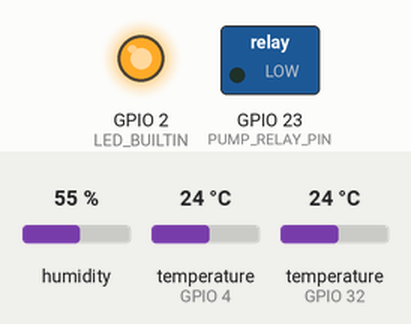
This sketch was run on a simulated ESP32. Shown: switched loads named in the sketch (green lamp = pin HIGH), output pins drawn as LEDs (lit = HIGH). The test bench sets the inputs (shaded band); at power-on: humidity 55 %, temperature (sensors on GPIO 4, GPIO 32) 24 °C. No radio packets arrive unless stated; what the sketch prints to the serial monitor is not drawn. At 6.8 s the program puts the board to deep sleep or switches it off; the recording ends there.

Above: at 2.1 s.
At 5.8 s:
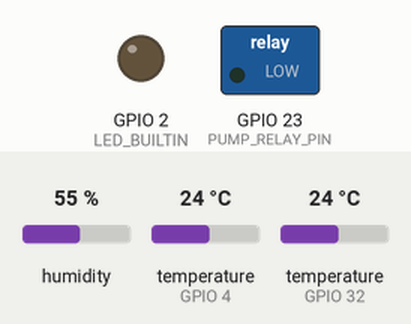
Timing chart, 0 to 6.8 s (numbered marks = the images above):
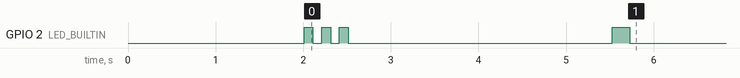

The sketch:

AgriConnect_Field_Node.ino
```cpp
/*
 * AgriConnect Field Node - Multi-Sensor IoT Node
 * Collects agricultural sensor data and transmits via LoRa to gateway
 * Version: 2.0.0
 *
 * Hardware: ESP32 + LoRa SX1276/78 + Multiple Sensors
 * Power: Solar panel + LiPo battery with deep sleep
 */

#include <LoRa.h>
#include <ArduinoJson.h>
#include <DHT.h>
#include <Wire.h>
#include <OneWire.h>
#include <DallasTemperature.h>

// ==========================================
// CONFIGURATION - UPDATE FOR EACH NODE!
// ==========================================

// Node identification
#define FIELD_ID 1          // Change for each field
#define ZONE_ID 1           // Change for each zone in field
#define NODE_ID "NODE-F1-Z1"

// LoRa pin definitions (ESP32)
#define SCK 5
#define MISO 19
#define MOSI 27
#define NSS 25
#define RST 14
#define DIO0 26

// LoRa settings (MUST match gateway!)
#define LORA_FREQUENCY 433E6
#define LORA_SYNC_WORD 0x34

// Sensor pins
#define DHT_PIN 4               // DHT22 (Air temp & humidity)
#define DHT_TYPE DHT22
#define SOIL_MOISTURE_PIN 34    // Analog soil moisture
#define SOIL_TEMP_PIN 32        // DS18B20 soil temperature
#define LIGHT_SENSOR_PIN 35     // LDR/BH1750 light sensor
#define BATTERY_PIN 33          // Battery voltage divider
#define PUMP_RELAY_PIN 23       // Water pump control

// NPK Sensor (RS485 - Optional)
#define NPK_RX_PIN 16
#define NPK_TX_PIN 17

// Power management
#define VBAT_PIN 33             // Battery voltage pin
#define VBAT_MULTIPLIER 2.0     // Voltage divider ratio

// Timing (milliseconds)
#define READING_INTERVAL 60000      // 1 minute between readings
#define SLEEP_DURATION 55000000     // 55 seconds deep sleep (uS)
#define MAX_TRANSMISSION_RETRIES 3

// ==========================================
// GLOBAL OBJECTS
// ==========================================

DHT dht(DHT_PIN, DHT_TYPE);
OneWire oneWire(SOIL_TEMP_PIN);
DallasTemperature soilTempSensor(&oneWire);

// Statistics
uint32_t transmissionCount = 0;
uint32_t errorCount = 0;
bool pumpActive = false;

// ==========================================
// FUNCTION PROTOTYPES
// ==========================================

void initLoRa();
void initSensors();
void readSensors(JsonDocument& doc);
float readAirTemperature();
float readAirHumidity();
int readSoilMoisture();
float readSoilTemperature();
int readLightIntensity();
int readBatteryLevel();
void readNPK(int& n, int& p, int& k);
bool transmitData(JsonDocument& doc);
void enterDeepSleep();
void blinkLED(int times);

// ==========================================
// SETUP
// ==========================================

void setup() {
    Serial.begin(115200);
    delay(2000);

    Serial.println("\n========================================");
    Serial.println("   AgriConnect Field Node v2.0");
    Serial.println("========================================");
    Serial.printf("Node ID: %s\n", NODE_ID);
    Serial.printf("Field: %d, Zone: %d\n", FIELD_ID, ZONE_ID);
    Serial.println("========================================\n");

    // Initialize built-in LED
    pinMode(LED_BUILTIN, OUTPUT);
    pinMode(PUMP_RELAY_PIN, OUTPUT);
    digitalWrite(PUMP_RELAY_PIN, LOW);

    // Blink to show power on
    blinkLED(3);

    // Initialize sensors
    initSensors();

    // Initialize LoRa
    initLoRa();

    Serial.println("✓ Node initialization complete\n");
}

// ==========================================
// MAIN LOOP
// ==========================================

void loop() {
    Serial.println("\n--- Starting Sensor Reading Cycle ---");
    Serial.printf("Transmission #%lu\n", transmissionCount + 1);

    // Create JSON document
    StaticJsonDocument<512> doc;

    // Add identification
    doc["nodeId"] = NODE_ID;
    doc["fieldId"] = FIELD_ID;
    doc["zoneId"] = ZONE_ID;

    // Read all sensors
    readSensors(doc);

    // Transmit data
    bool success = transmitData(doc);

    if (success) {
        transmissionCount++;
        Serial.println("✓ Cycle completed successfully");
        blinkLED(1);
    } else {
        errorCount++;
        Serial.println("✗ Cycle failed");
        blinkLED(5);
    }

    Serial.printf("Stats - Success: %lu, Errors: %lu\n",
                  transmissionCount, errorCount);

    // Enter deep sleep to save power
    Serial.println("\n--- Entering Deep Sleep ---");
    delay(1000);
    enterDeepSleep();
}

// ==========================================
// INITIALIZATION FUNCTIONS
// ==========================================

void initLoRa() {
    Serial.println("Initializing LoRa radio...");

    SPI.begin(SCK, MISO, MOSI, NSS);
    LoRa.setPins(NSS, RST, DIO0);

    if (!LoRa.begin(LORA_FREQUENCY)) {
        Serial.println("✗ LoRa initialization FAILED!");
        Serial.println("Check wiring and reset node");
        while (1) {
            blinkLED(10);
            delay(2000);
        }
    }

    // Configure LoRa parameters (MUST match gateway!)
    LoRa.setSpreadingFactor(10);      // SF10 for long range
    LoRa.setSignalBandwidth(125E3);   // 125 kHz bandwidth
    LoRa.setCodingRate4(8);           // 4/8 coding rate
    LoRa.setPreambleLength(8);        // 8 symbol preamble
    LoRa.setSyncWord(LORA_SYNC_WORD); // Must match gateway!
    LoRa.enableCrc();                 // Enable CRC
    LoRa.setTxPower(20);              // 20 dBm (max power)

    Serial.println("✓ LoRa initialized successfully");
    Serial.printf("  Frequency: %.1f MHz\n", LORA_FREQUENCY / 1E6);
    Serial.printf("  Sync Word: 0x%02X\n", LORA_SYNC_WORD);
}

void initSensors() {
    Serial.println("Initializing sensors...");

    // DHT sensor
    dht.begin();
    Serial.println("✓ DHT22 initialized");

    // Soil temperature sensor
    soilTempSensor.begin();
    Serial.printf("✓ DS18B20 found: %d devices\n",
                  soilTempSensor.getDeviceCount());

    // Analog sensors
    pinMode(SOIL_MOISTURE_PIN, INPUT);
    pinMode(LIGHT_SENSOR_PIN, INPUT);
    pinMode(BATTERY_PIN, INPUT);
    Serial.println("✓ Analog sensors configured");

    // Give sensors time to stabilize
    delay(2000);
}

// ==========================================
// SENSOR READING FUNCTIONS
// ==========================================

void readSensors(JsonDocument& doc) {
    Serial.println("\nReading sensors...");

    // Create sensors object
    JsonObject sensors = doc.createNestedObject("sensors");

    // Air temperature and humidity
    float airTemp = readAirTemperature();
    float airHumid = readAirHumidity();
    sensors["airTemperature"] = airTemp;
    sensors["airHumidity"] = airHumid;
    Serial.printf("  Air: %.1f°C, %.1f%%\n", airTemp, airHumid);

    // Soil sensors
    int soilMoist = readSoilMoisture();
    float soilTemp = readSoilTemperature();
    sensors["soilMoisture"] = soilMoist;
    sensors["soilTemperature"] = soilTemp;
    Serial.printf("  Soil: %d, %.1f°C\n", soilMoist, soilTemp);

    // Light intensity
    int light = readLightIntensity();
    sensors["lightIntensity"] = light;
    Serial.printf("  Light: %d lux\n", light);

    // NPK values (optional - comment out if sensor not available)
    int n = 0, p = 0, k = 0;
    // readNPK(n, p, k);  // Uncomment if NPK sensor installed
    sensors["nitrogenPpm"] = n;
    sensors["phosphorusPpm"] = p;
    sensors["potassiumPpm"] = k;

    // pH and EC (placeholder - add sensor code if available)
    sensors["phValue"] = 6.5;  // TODO: Add pH sensor
    sensors["ecValue"] = 1.2;  // TODO: Add EC sensor

    // Create system object
    JsonObject system = doc.createNestedObject("system");

    // Battery level
    int battery = readBatteryLevel();
    system["batteryLevel"] = battery;
    system["pumpStatus"] = pumpActive;
    system["waterLevel"] = 85;  // TODO: Add water level sensor
    Serial.printf("  Battery: %d%%\n", battery);

    // Add timestamp (milliseconds since boot)
    doc["timestamp"] = millis();

    Serial.println("✓ All sensors read successfully");
}

float readAirTemperature() {
    float temp = dht.readTemperature();
    if (isnan(temp)) {
        Serial.println("⚠ DHT temperature read failed");
        return 25.0;  // Default fallback
    }
    return temp;
}

float readAirHumidity() {
    float humid = dht.readHumidity();
    if (isnan(humid)) {
        Serial.println("⚠ DHT humidity read failed");
        return 60.0;  // Default fallback
    }
    return humid;
}

int readSoilMoisture() {
    // Read analog value (0-4095 for ESP32 12-bit ADC)
    int rawValue = analogRead(SOIL_MOISTURE_PIN);

    // Convert to meaningful range (0-1000)
    // Calibrate these values for your sensor!
    int moistureValue = map(rawValue, 0, 4095, 0, 1000);

    // Constrain to valid range
    return constrain(moistureValue, 0, 1000);
}

float readSoilTemperature() {
    soilTempSensor.requestTemperatures();
    float temp = soilTempSensor.getTempCByIndex(0);

    if (temp == DEVICE_DISCONNECTED_C) {
        Serial.println("⚠ Soil temperature sensor disconnected");
        return 20.0;  // Default fallback
    }

    return temp;
}

int readLightIntensity() {
    // Read analog value
    int rawValue = analogRead(LIGHT_SENSOR_PIN);

    // Convert to lux (approximate - calibrate for your sensor)
    // For LDR: higher voltage = more light
    int lux = map(rawValue, 0, 4095, 0, 100000);

    return constrain(lux, 0, 100000);
}

int readBatteryLevel() {
    // Read battery voltage through divider
    int rawValue = analogRead(BATTERY_PIN);
    float voltage = (rawValue / 4095.0) * 3.3 * VBAT_MULTIPLIER;

    // Convert voltage to percentage (3.3V = 0%, 4.2V = 100% for LiPo)
    int percentage = map(voltage * 100, 330, 420, 0, 100);

    return constrain(percentage, 0, 100);
}

void readNPK(int& n, int& p, int& k) {
    // TODO: Implement RS485 NPK sensor reading
    // This is a placeholder for NPK sensor integration
    // Most NPK sensors use Modbus RTU protocol over RS485

    // Example placeholder values
    n = 45;   // Nitrogen (ppm)
    p = 30;   // Phosphorus (ppm)
    k = 55;   // Potassium (ppm)
}

// ==========================================
// LORA TRANSMISSION
// ==========================================

bool transmitData(JsonDocument& doc) {
    Serial.println("\n--- Preparing LoRa Transmission ---");

    // Serialize JSON
    String payload;
    serializeJson(doc, payload);

    Serial.println("Payload:");
    Serial.println(payload);
    Serial.printf("Size: %d bytes\n", payload.length());

    // Attempt transmission with retries
    for (int attempt = 1; attempt <= MAX_TRANSMISSION_RETRIES; attempt++) {
        Serial.printf("\nTransmission attempt %d/%d...\n",
                     attempt, MAX_TRANSMISSION_RETRIES);

        LoRa.beginPacket();
        LoRa.print(payload);

        if (LoRa.endPacket()) {
            Serial.println("✓ LoRa transmission successful!");
            digitalWrite(LED_BUILTIN, HIGH);
            delay(100);
            digitalWrite(LED_BUILTIN, LOW);
            return true;
        } else {
            Serial.printf("✗ Transmission failed (attempt %d)\n", attempt);
            delay(1000);  // Wait before retry
        }
    }

    Serial.println("✗ All transmission attempts failed");
    return false;
}

// ==========================================
// POWER MANAGEMENT
// ==========================================

void enterDeepSleep() {
    // Disable LoRa to save power
    LoRa.sleep();

    // Configure wake-up
    esp_sleep_enable_timer_wakeup(SLEEP_DURATION);

    Serial.printf("Sleeping for %d seconds...\n", SLEEP_DURATION / 1000000);
    Serial.flush();

    // Enter deep sleep
    esp_deep_sleep_start();
}

// ==========================================
// UTILITY FUNCTIONS
// ==========================================

void blinkLED(int times) {
    for (int i = 0; i < times; i++) {
        digitalWrite(LED_BUILTIN, HIGH);
        delay(100);
        digitalWrite(LED_BUILTIN, LOW);
        delay(100);
    }
}

// ==========================================
// COMMAND HANDLING (Future Enhancement)
// ==========================================

/*
 * To receive commands from gateway (e.g., pump control):
 *
 * void checkForCommands() {
 *     int packetSize = LoRa.parsePacket();
 *     if (packetSize) {
 *         String command = "";
 *         while (LoRa.available()) {
 *             command += (char)LoRa.read();
 *         }
 *
 *         // Parse JSON command
 *         StaticJsonDocument<256> doc;
 *         deserializeJson(doc, command);
 *
 *         String action = doc["action"];
 *         if (action == "pump_control") {
 *             bool activate = doc["activate"];
 *             digitalWrite(PUMP_RELAY_PIN, activate ? HIGH : LOW);
 *             pumpActive = activate;
 *         }
 *     }
 * }
 */
```

Measured:
- by itself, GPIO 2 (LED_BUILTIN): goes LOW 0.10 s, HIGH 0.10 s, LOW 0.10 s, HIGH 0.10 s, LOW 3.0 s, HIGH 0.20 s, then LOW
